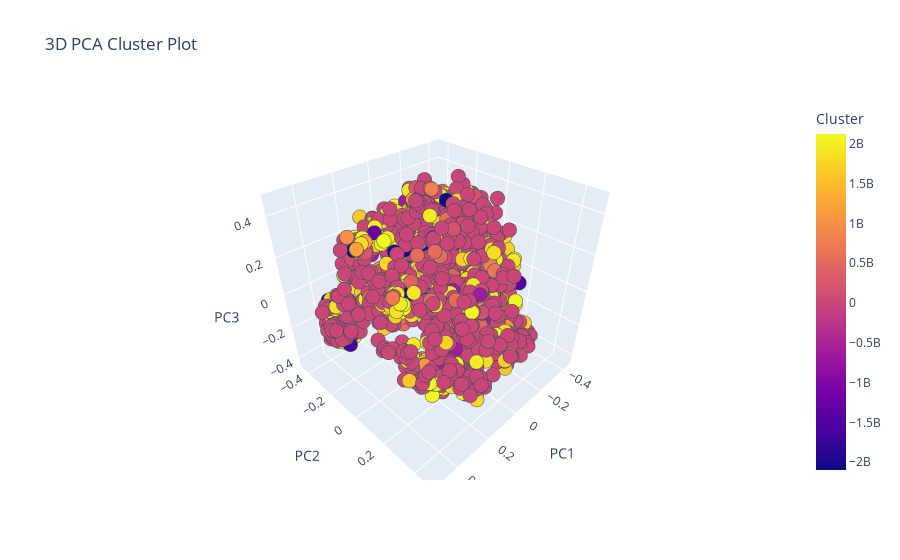
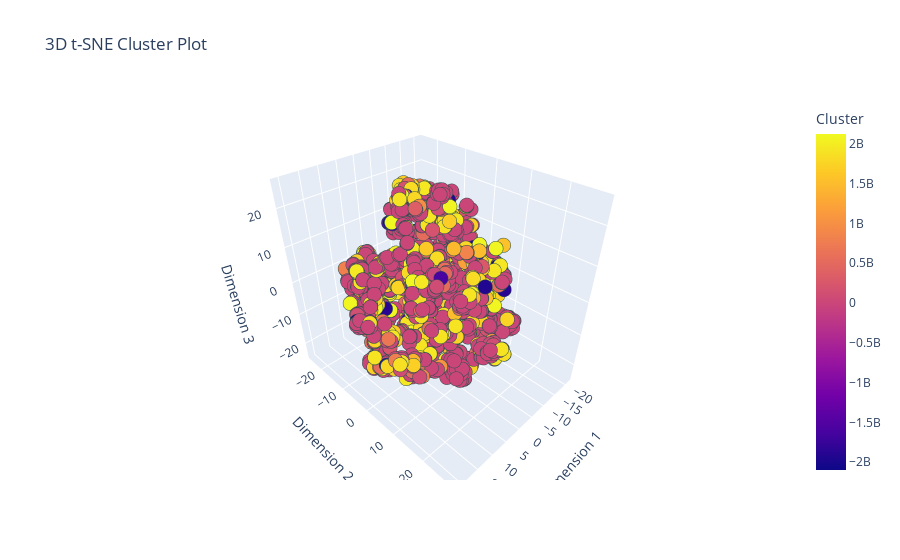

Source (notebook cell) for these figures, in order:
### Code cell
pca_3d = PCA(n_components=3)
X_pca_3d = pca_3d.fit_transform(X)

tsne_3d = TSNE(n_components=3, learning_rate='auto', init='random')
X_tsne_3d = tsne_3d.fit_transform(X)

df_pca_3d = pd.DataFrame(X_pca_3d, columns=['PC1', 'PC2', 'PC3'])
df_tsne_3d = pd.DataFrame(X_tsne_3d, columns=['Dimension 1', 'Dimension 2', 'Dimension 3'])

df_pca_3d['Cluster'] = labels
df_tsne_3d['Cluster'] = labels
df_pca_3d['Description'] = concatenated_df['name']
df_tsne_3d['Description'] = concatenated_df['name']

fig_pca_3d = px.scatter_3d(df_pca_3d, x='PC1', y='PC2', z='PC3', color='Cluster', title='3D PCA Cluster Plot',
                           hover_data={'PC1':False, 'PC2':False, 'PC3':False, 'Cluster':True, 'Description':True})
fig_pca_3d.update_traces(marker=dict(size=5, line=dict(width=1, color='DarkSlateGrey')))
fig_pca_3d.update_layout(legend_title_text='Cluster')
fig_pca_3d.show()

fig_tsne_3d = px.scatter_3d(df_tsne_3d, x='Dimension 1', y='Dimension 2', z='Dimension 3', color='Cluster', title='3D t-SNE Cluster Plot',
                            hover_data={'Dimension 1':False, 'Dimension 2':False, 'Dimension 3':False, 'Cluster':True, 'Description':True})
fig_tsne_3d.update_traces(marker=dict(size=5, line=dict(width=1, color='DarkSlateGrey')))
fig_tsne_3d.update_layout(legend_title_text='Cluster')
fig_tsne_3d.show()

### Figure 1 — Plotly figure (JSON) as saved in the notebook; plotly's stock layout.template omitted (floating-point values rounded to 4 significant figures; data arrays with more than 128 entries replaced by an {"elided": "..."} marker saying what was removed)
{"data": [{"customdata": {"elided": "2152x2 mixed values"}, "hovertemplate": "Cluster=%{marker.color}<br>Description=%{customdata[1]}<extra></extra>", "legendgroup": "", "marker": {"color": {"elided": "2152 int values"}, "coloraxis": "coloraxis", "line": {"color": "DarkSlateGrey", "width": 1}, "size": 5, "symbol": "circle"}, "mode": "markers", "name": "", "scene": "scene", "showlegend": false, "type": "scatter3d", "x": {"elided": "2152 float values"}, "y": {"elided": "2152 float values"}, "z": {"elided": "2152 float values"}}], "layout": {"coloraxis": {"colorbar": {"title": {"text": "Cluster"}}, "colorscale": [[0, "#0d0887"], [0.1111, "#46039f"], [0.2222, "#7201a8"], [0.3333, "#9c179e"], [0.4444, "#bd3786"], [0.5556, "#d8576b"], [0.6667, "#ed7953"], [0.7778, "#fb9f3a"], [0.8889, "#fdca26"], [1, "#f0f921"]]}, "legend": {"title": {"text": "Cluster"}, "tracegroupgap": 0}, "scene": {"domain": {"x": [0, 1], "y": [0, 1]}, "xaxis": {"title": {"text": "PC1"}}, "yaxis": {"title": {"text": "PC2"}}, "zaxis": {"title": {"text": "PC3"}}}, "title": {"text": "3D PCA Cluster Plot"}}}

### Figure 2 — Plotly figure (JSON) as saved in the notebook; plotly's stock layout.template omitted (floating-point values rounded to 4 significant figures; data arrays with more than 128 entries replaced by an {"elided": "..."} marker saying what was removed)
{"data": [{"customdata": {"elided": "2152x2 mixed values"}, "hovertemplate": "Cluster=%{marker.color}<br>Description=%{customdata[1]}<extra></extra>", "legendgroup": "", "marker": {"color": {"elided": "2152 int values"}, "coloraxis": "coloraxis", "line": {"color": "DarkSlateGrey", "width": 1}, "size": 5, "symbol": "circle"}, "mode": "markers", "name": "", "scene": "scene", "showlegend": false, "type": "scatter3d", "x": {"elided": "2152 float values"}, "y": {"elided": "2152 float values"}, "z": {"elided": "2152 float values"}}], "layout": {"coloraxis": {"colorbar": {"title": {"text": "Cluster"}}, "colorscale": [[0, "#0d0887"], [0.1111, "#46039f"], [0.2222, "#7201a8"], [0.3333, "#9c179e"], [0.4444, "#bd3786"], [0.5556, "#d8576b"], [0.6667, "#ed7953"], [0.7778, "#fb9f3a"], [0.8889, "#fdca26"], [1, "#f0f921"]]}, "legend": {"title": {"text": "Cluster"}, "tracegroupgap": 0}, "scene": {"domain": {"x": [0, 1], "y": [0, 1]}, "xaxis": {"title": {"text": "Dimension 1"}}, "yaxis": {"title": {"text": "Dimension 2"}}, "zaxis": {"title": {"text": "Dimension 3"}}}, "title": {"text": "3D t-SNE Cluster Plot"}}}
